Frame 1 (no input): blank canvas, image omitted
Frame 60 (no input): blank canvas, image omitted
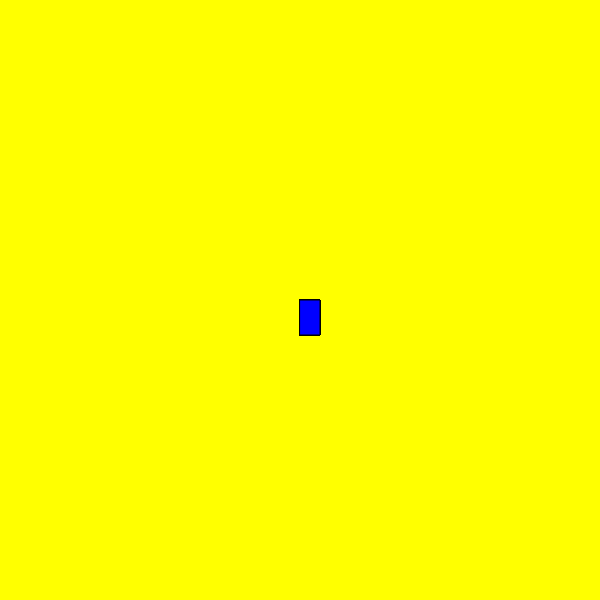
Frame 120 (the mouse pressed at the canvas centre since frame 60)

The p5.js sketch whose frames 1 and 60 were blank and that drew this single picture after the mouse press (run headless with seeded random() and noise() and a simulated clock; from frame 60 on, the mouse is pressed at the canvas centre):

// p5.js sketch
// ── sketch.js
function setup() {
    createCanvas(600, 600);
     background("yellow");
  }
  
  
  function  draw(){
    
    stroke ("black");
    fill    ("blue");
    
    
    //console.log(mouseIspressed);
    
    if  (mouseIsPressed){
      rect(mouseX,mouseY, 20, 35);
    }
  }
